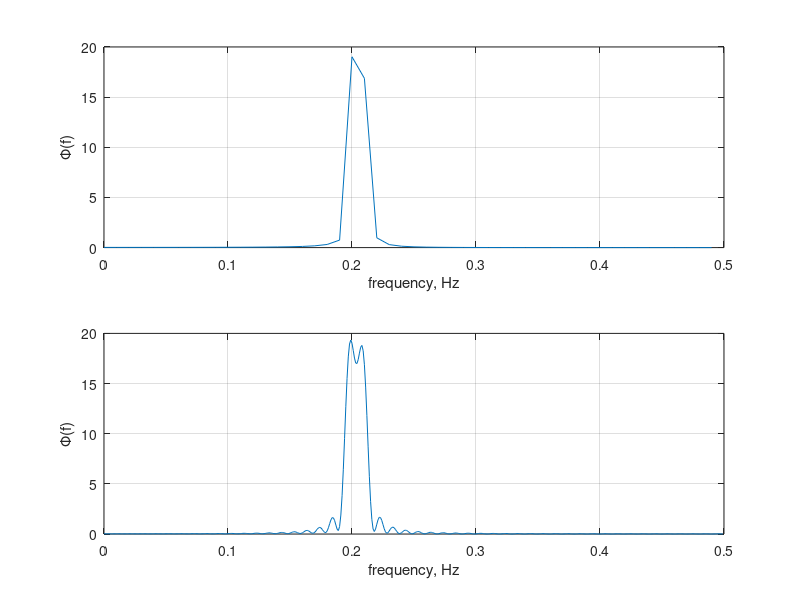
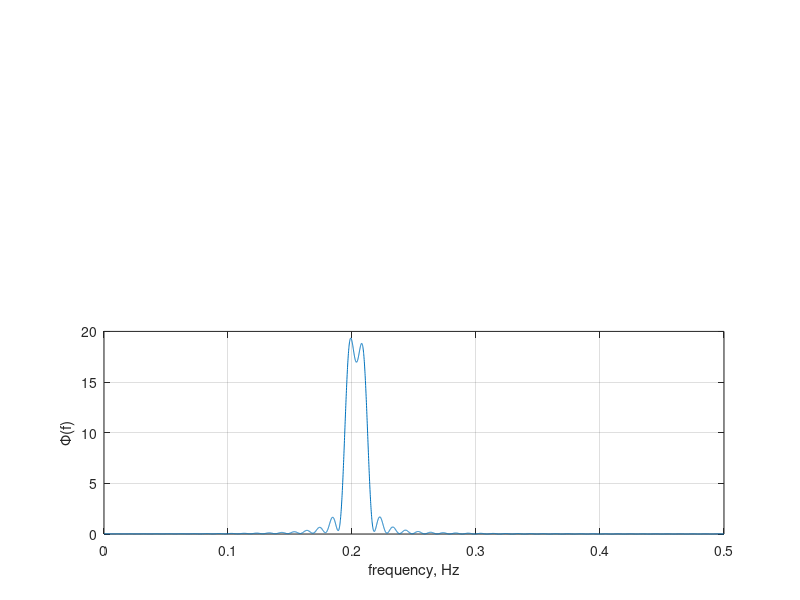

Reproduce these figures in MATLAB, in order.
clear all
close all

%Här gör jag lite ändringar
test= 0;
testet= test+1;
%Nu gör jag en ändring HÄR
%Eller DÄR


%HAHAHAHAHAH

fs= 1; %Hz
Ts=1/fs; % samplingstid
N= 100; %sample

t = (0:(N-1))*Ts; % samplingstillfallen (tidsvektor)
deltaf=0.0067;
f1 = 0.2;
f2 = f1 + deltaf; %och amplituderna 1. Lagg inte till nagot brus i denna simulering!
ynn = sin(2*pi*f1*t) + sin(2*pi*f2*t);
y=ynn;

L = N; % Zeropadding om L>N
Phi = abs(fft(y,L)).^2/N;
%Skapa en frekvensvektor for de positiva frekvenserna
f = (0:(L/2-1))*fs/L;

L2=10*N;
Phi2 = abs(fft(y,L2)).^2/N;
%Skapa en frekvensvektor for de positiva frekvenserna
f2 = (0:(L2/2-1))*fs/L2;

L3=100*N;
Phi3 = abs(fft(y,L3)).^2/N;
%Skapa en frekvensvektor for de positiva frekvenserna
f3 = (0:(L3/2-1))*fs/L3;


%Plotta spektrum
subplot(2,1,1)
plot(f, Phi(1:L/2))
grid on
xlabel('frequency, Hz')
ylabel('\Phi(f)')
subplot(2,1,2)
plot(f2, Phi2(1:L2/2))
grid on
xlabel('frequency, Hz')
ylabel('\Phi(f)')
figure
subplot(2,1,2)
plot(f3, Phi3(1:L3/2))
grid on
xlabel('frequency, Hz')
ylabel('\Phi(f)')

